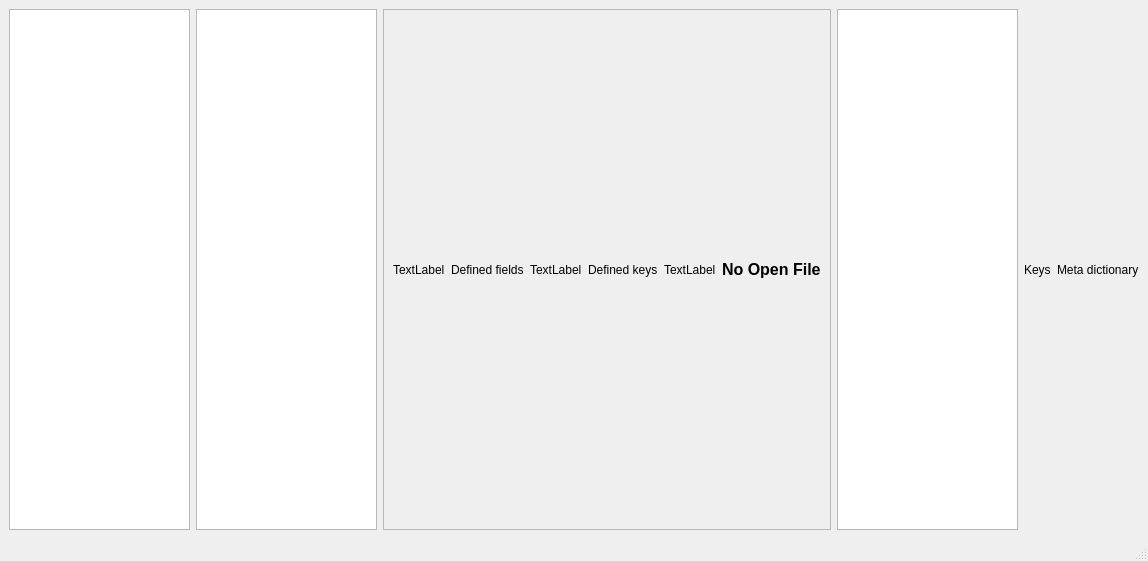
<?xml version="1.0" encoding="UTF-8"?>
<ui version="4.0">
 <class>DicEdit</class>
 <widget class="QMainWindow" name="DicEdit">
  <property name="geometry">
   <rect>
    <x>0</x>
    <y>0</y>
    <width>1148</width>
    <height>561</height>
   </rect>
  </property>
  <property name="windowTitle">
   <string>MainWindow</string>
  </property>
  <widget class="QWidget" name="centralwidget">
   <layout class="QHBoxLayout">
    <property name="sizeConstraint">
     <enum>QLayout::SetNoConstraint</enum>
    </property>
    <item>
     <widget class="ZQTreeView" name="displayKeyTRv"/>
    </item>
    <item>
     <layout class="QVBoxLayout" name="verticalLayout"/>
    </item>
    <item>
     <widget class="QTableView" name="displayDicTBv"/>
    </item>
    <item>
     <widget class="QFrame" name="frame">
      <property name="frameShape">
       <enum>QFrame::StyledPanel</enum>
      </property>
      <property name="frameShadow">
       <enum>QFrame::Raised</enum>
      </property>
      <layout class="QHBoxLayout" name="horizontalLayout_2">
       <item>
        <widget class="QLabel" name="DicNameLBl">
         <property name="text">
          <string>TextLabel</string>
         </property>
        </widget>
       </item>
       <item>
        <widget class="QLabel" name="label_4">
         <property name="text">
          <string>Defined fields</string>
         </property>
        </widget>
       </item>
       <item>
        <widget class="QLabel" name="FieldsNbLBl">
         <property name="text">
          <string>TextLabel</string>
         </property>
        </widget>
       </item>
       <item>
        <widget class="QLabel" name="label_3">
         <property name="text">
          <string>Defined keys</string>
         </property>
        </widget>
       </item>
       <item>
        <widget class="QLabel" name="KeysNbLBl">
         <property name="text">
          <string>TextLabel</string>
         </property>
        </widget>
       </item>
       <item>
        <widget class="QLabel" name="ClosedLBl">
         <property name="font">
          <font>
           <pointsize>12</pointsize>
           <weight>75</weight>
           <bold>true</bold>
          </font>
         </property>
         <property name="text">
          <string>No Open File</string>
         </property>
        </widget>
       </item>
      </layout>
     </widget>
    </item>
    <item>
     <widget class="QTableView" name="displayKeyTBv"/>
    </item>
    <item>
     <widget class="QLabel" name="label_5">
      <property name="text">
       <string>Keys</string>
      </property>
     </widget>
    </item>
    <item>
     <widget class="QLabel" name="label_2">
      <property name="text">
       <string>Meta dictionary</string>
      </property>
     </widget>
    </item>
   </layout>
  </widget>
  <widget class="QStatusBar" name="statusbar"/>
 </widget>
 <customwidgets>
  <customwidget>
   <class>ZQTreeView</class>
   <extends>QTreeView</extends>
   <header>zqtreeview.h</header>
  </customwidget>
 </customwidgets>
 <resources/>
 <connections/>
</ui>
